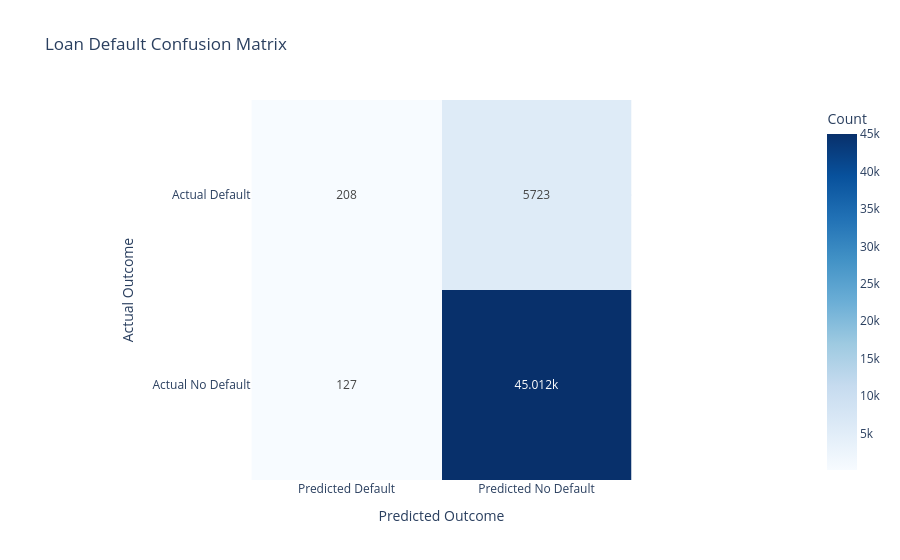

Notebook code cell kept with this figure:
### Code cell
fig = px.imshow(
    cm_df,
    text_auto=True,
    color_continuous_scale="Blues",
    labels=dict(x="Predicted", y="Actual", color="Count"),
    title="Loan Default Confusion Matrix"
)

fig.update_layout(
    xaxis_title="Predicted Outcome",
    yaxis_title="Actual Outcome"
)

fig.show()

### Figure 1 — Plotly figure (JSON) as saved in the notebook; plotly's stock layout.template omitted (floating-point values rounded to 4 significant figures)
{"data": [{"coloraxis": "coloraxis", "hovertemplate": "Predicted: %{x}<br>Actual: %{y}<br>Count: %{z}<extra></extra>", "name": "0", "texttemplate": "%{z}", "type": "heatmap", "x": ["Predicted Default", "Predicted No Default"], "xaxis": "x", "y": ["Actual Default", "Actual No Default"], "yaxis": "y", "z": [[208, 5723], [127, 45012]]}], "layout": {"coloraxis": {"autocolorscale": false, "colorbar": {"title": {"text": "Count"}}, "colorscale": [[0, "rgb(247,251,255)"], [0.125, "rgb(222,235,247)"], [0.25, "rgb(198,219,239)"], [0.375, "rgb(158,202,225)"], [0.5, "rgb(107,174,214)"], [0.625, "rgb(66,146,198)"], [0.75, "rgb(33,113,181)"], [0.875, "rgb(8,81,156)"], [1, "rgb(8,48,107)"]]}, "title": {"text": "Loan Default Confusion Matrix"}, "xaxis": {"anchor": "y", "constrain": "domain", "domain": [0, 1], "scaleanchor": "y", "title": {"text": "Predicted Outcome"}}, "yaxis": {"anchor": "x", "autorange": "reversed", "constrain": "domain", "domain": [0, 1], "title": {"text": "Actual Outcome"}}}}
